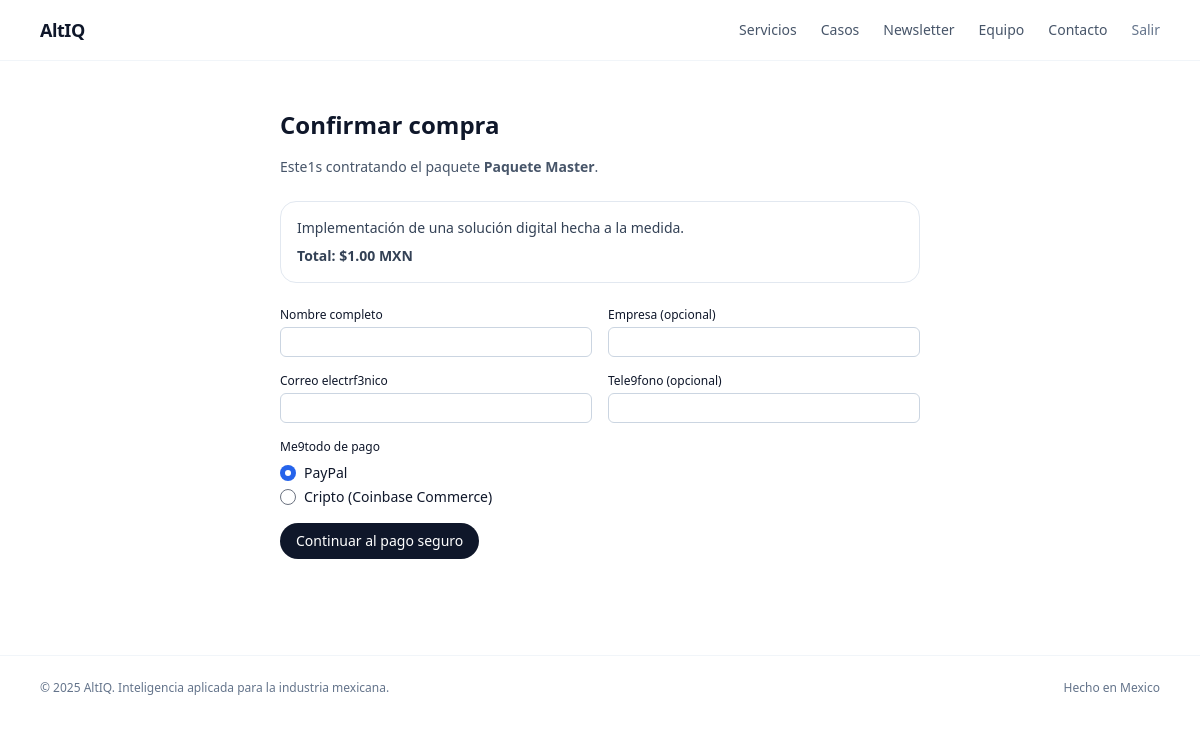
Page /checkout/master/ (signed in) on the committed database.
### services/models.py (models this page shows, shortened)
class ServicePackage(models.Model):
    slug = models.SlugField(unique=True, help_text="URL-safe identifier, e.g. diagnostico-rapido")
    name_es = models.CharField(max_length=120)
    name_en = models.CharField(max_length=120, blank=True)
    short_description_es = models.CharField(max_length=255)
    short_description_en = models.CharField(max_length=255, blank=True)
    description_es = models.TextField(blank=True)
    description_en = models.TextField(blank=True)
    price_mxn = models.DecimalField(max_digits=10, decimal_places=2)
    is_active = models.BooleanField(default=True)
    display_order = models.PositiveIntegerField(default=0)
    created_at = models.DateTimeField(auto_now_add=True)
    updated_at = models.DateTimeField(auto_now=True)
    class Meta:
        ordering = ["display_order", "id"]

### orders/views.py (the view, shortened to what this page needs)
# urls.py: path("checkout/", include("orders.urls")),
@login_required
def checkout(request: HttpRequest, package_slug: str) -> HttpResponse:
    package = get_object_or_404(ServicePackage, slug=package_slug, is_active=True)
    context = {"package": package}
    return render(request, "orders/checkout.html", context)

### core/context_processors.py (called while the page is built)
def environment(request):
    return {"ALTIQ_ENV": getattr(settings, "ALTIQ_ENV", "main")}

### templates/orders/checkout.html (shortened to what this page needs)
{% extends 'base.html' %}
{% block content %}
<section class="max-w-2xl mx-auto px-4 py-12">
  <h1 class="text-2xl font-semibold mb-4">Confirmar compra</h1>
  <p class="text-sm text-slate-600 mb-6">
    Este1s contratando el paquete <span class="font-semibold">{{ package.name_es }}</span>.
  </p>
  <div class="border border-slate-200 rounded-2xl p-4 mb-6 text-sm text-slate-700">
    <p class="mb-2">{{ package.short_description_es }}</p>
    <p class="font-semibold">Total: ${{ package.price_mxn }} MXN</p>
  </div>
  <form method="post" class="space-y-4">
    <div class="grid gap-4 md:grid-cols-2">
      <div>
        <label class="block text-xs font-medium mb-1">Nombre completo</label>
        <input type="text" name="customer_name" class="w-full border border-slate-300 rounded-md px-2 py-1 text-sm" required>
      </div>
      <div>
        <label class="block text-xs font-medium mb-1">Empresa (opcional)</label>
        <input type="text" name="company_name" class="w-full border border-slate-300 rounded-md px-2 py-1 text-sm">
      </div>
      <div>
        <label class="block text-xs font-medium mb-1">Correo electrf3nico</label>
        <input type="email" name="email" class="w-full border border-slate-300 rounded-md px-2 py-1 text-sm" required>
      </div>
      <div>
        <label class="block text-xs font-medium mb-1">Tele9fono (opcional)</label>
        <input type="text" name="phone" class="w-full border border-slate-300 rounded-md px-2 py-1 text-sm">
      </div>
    </div>
    <fieldset class="mt-4">
      <legend class="text-xs font-medium mb-2">Me9todo de pago</legend>
      <label class="flex items-center gap-2 text-sm mb-1">
        <input type="radio" name="payment_method" value="paypal" checked>
        <span>PayPal</span>
      </label>
      <label class="flex items-center gap-2 text-sm">
        <input type="radio" name="payment_method" value="coinbase">
        <span>Cripto (Coinbase Commerce)</span>
      </label>
    </fieldset>
    <button type="submit" class="mt-4 inline-flex items-center justify-center px-4 py-2 bg-slate-900 text-white text-sm rounded-full">
      Continuar al pago seguro
    </button>
  </form>
</section>
{% endblock %}

### rows in the picture
ServicePackage: name_es "Paquete Master", short_description_es "Implementación de una solución digital hecha a la medida.", price_mxn "1.00"
